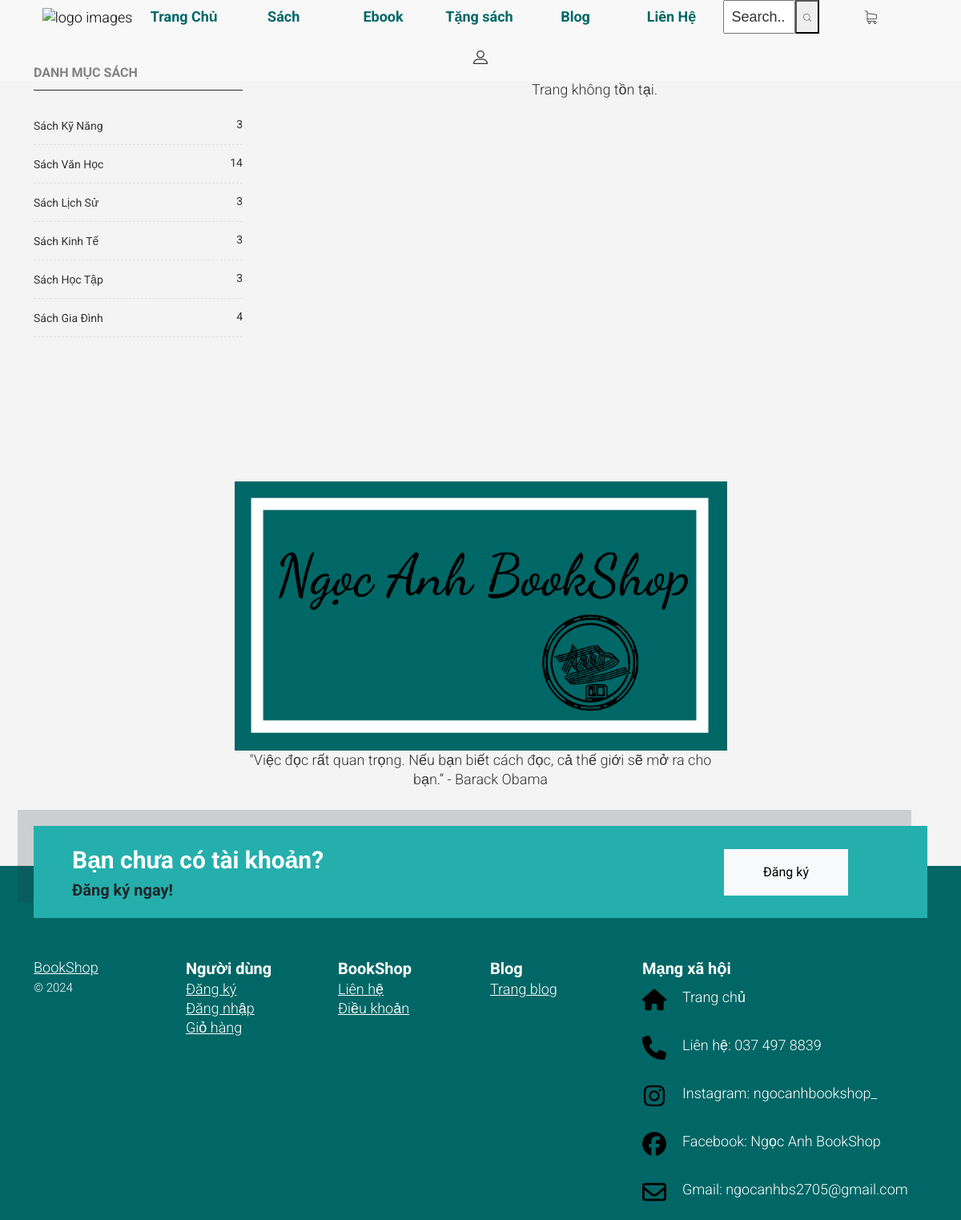
The app's page /shop-grid.php with its own data.
### tables this page shows
CREATE TABLE `tbltheloai` (
  `idTheLoai` varchar(30) NOT NULL,
  `tenTheLoai` varchar(30) NOT NULL,
  `HienThi` int(11) NOT NULL
);

### shop-grid.php (the view, shortened to what this page needs)
<?php include "header.php";
include "gttop.php" ?>
        <div class="page-shop-sidebar left--sidebar bg--white section-padding--lg">
        	<div class="container">
        		<div class="row">
        			<div class="col-lg-3 col-12 order-2 order-lg-1 md-mt-40 sm-mt-40">
        				<div class="shop__sidebar">
        					<aside class="wedget__categories poroduct--cat">
        						<h3 class="wedget__title">Danh mục sách</h3>
        						<ul>
        							<?php
										$conn = mysqli_connect("localhost","root","","bookshop");
										$sql = "select idtheloai,tentheloai from tbltheloai where HienThi = 0";
										mysqli_query($conn, "SET NAMES 'utf8'");
										$result = mysqli_query($conn, $sql);
										while ( $row = mysqli_fetch_array($result) ) {
											$sql2 = "select idtheloai from tblsach where idtheloai = '".$row['idtheloai']."' AND HienThi = 0";
											mysqli_query($conn, "SET NAMES 'utf8'");
											$result2 = mysqli_query($conn, $sql2);
											echo
											'
												<li><a href="shop-grid.php?idtl='.$row['idtheloai'].'&tranghientai=1">'.$row['tentheloai'].'<span>'.mysqli_num_rows($result2).'</span></a></li>
											';
										}
									?>
								</ul>
        					</aside>
        				</div>
        			</div>
        			<div class="col-lg-9 col-12 order-1 order-lg-2">
        				<div class="tab__container">
	        				<div class="shop-grid tab-pane fade show active" id="nav-grid" role="tabpanel">
	        					<ul class="wn__pagination">
									<?php
										if ($tranghientai > $sotrang || $tranghientai <= 0) {
											echo '<div style="text-align: center; margin-top: 20px;">Trang không tồn tại.</div>';
										} else {
										for (  $i=1 ; $i<= $sotrang ; $i++) {
											if (isset($_GET['sapxep'])) {
												$sapxep = $_GET['sapxep'];
												echo '
												<li><a href="shop-grid.php?idtl='.$idtl.'&tranghientai='.$i.'&sapxep='.$sapxep.'">'.$i.'</a></li>
												';
											}
											else {
												if ( isset($_GET['idtl']))
												echo '
												<li><a href="shop-grid.php?idtl='.$idtl.'&tranghientai='.$i.'">'.$i.'</a></li>
												';
												else
													if ( isset($_GET['timkiem']))
														echo '
														<li><a href="shop-grid.php?timkiem='.$_GET['timkiem'].'&tranghientai='.$i.'">'.$i.'</a></li>
														';
													else
														echo '
														<li><a href="shop-grid.php?tranghientai='.$i.'">'.$i.'</a></li>
														';
											}
										}}
									?>
								</ul>
	        				</div>
        				</div>
        			</div>
        		</div>
        	</div>
        </div>
<?php include "footer.php"?>

### index.css (style rules this page uses)
* { box-sizing: border-box; margin: 0; padding: 0; }

### records on screen
tbltheloai: tenTheLoai "Sách Kỹ Năng", mysqli_num_rows($result2) "3"
tbltheloai: tenTheLoai "Sách Văn Học", mysqli_num_rows($result2) "14"
tbltheloai: tenTheLoai "Sách Lịch Sử", mysqli_num_rows($result2) "3"
tbltheloai: tenTheLoai "Sách Kinh Tế", mysqli_num_rows($result2) "3"
tbltheloai: tenTheLoai "Sách Học Tập", mysqli_num_rows($result2) "3"
tbltheloai: tenTheLoai "Sách Gia Đình", mysqli_num_rows($result2) "4"
